Frame 1 (no input): blank canvas, image omitted
Frame 60 (the mouse pressed at the canvas centre just before this capture): blank canvas, image omitted
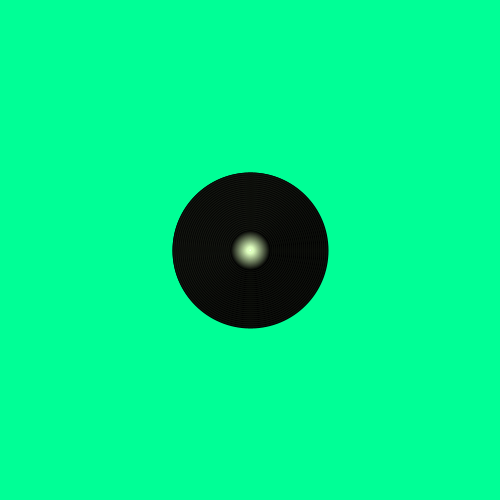
Frame 120 (the mouse held since frame 60 and released just before this capture)

The Processing sketch whose frames 1 and 60 were blank and that drew this single picture after the mouse press (run headless with seeded random() and noise(); from frame 60 on, the mouse is pressed at the canvas centre):

// Processing sketch: processing_2610
// ── processing_2610.pde

float vuelta = 0;  
int sat=0;  
int h=0;  
int x=250;  
int y =250;  
int z = 100;  
boolean creciendo = true;  

   

void setup(){  
  size(500,500);
 background(0,255,150); 
 colorMode(HSB,200);   
 strokeWeight(10);  
}  

void draw(){  

 if (mousePressed == true){   

    vuelta=0;  
    x= mouseX;  
    y= mouseY;  

  
if (creciendo==true){  
  
z=z+4;  
  
}  

else {  

z=z-4;    

  }  

 if (z>150) {  
 creciendo=false;  

 }  

 if (z<=0)  {  
creciendo=true;  

 }  

 
while(vuelta<=z) {  

  strokeWeight(4);  

  h=round(mouseY*100/500);  

    sat=round(mouseX*100/500);  

   

stroke(h,sat,6*vuelta);  

ellipse(x,y,round(z-vuelta),round(z-vuelta));  

vuelta=vuelta+1;  

smooth();  

}  

vuelta=0;  

 }  


} 
